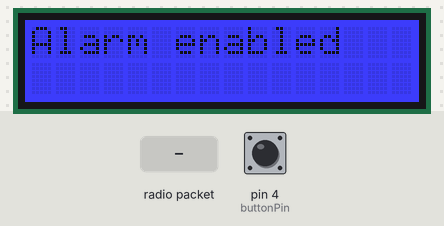
The sketch below on a simulated Arduino Uno, built with avr-gcc and run on an emulated ATmega328P. On the bench: 16×2 character LCD. The test bench sets the inputs (shaded band); at power-on: pin 4 (buttonPin) LOW. No radio packets arrive unless stated; what the sketch prints to the serial monitor is not drawn.

Above: at 1.2 s.
1.3 s: radio packet "1" arrives
At 2.2 s:
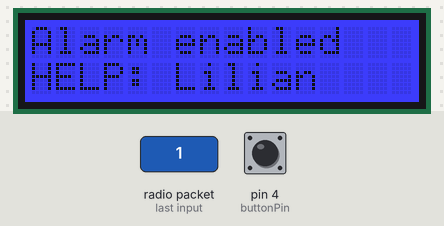
2.8 s: pin 4 (buttonPin) pulled HIGH for 0.15 s
Timing chart, 0 to 5.8 s (numbered marks = the images above; inputs shaded):
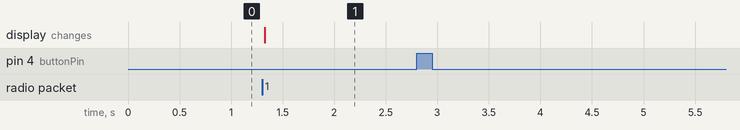

The sketch:

rf95_client.ino
```cpp
// rf95_server.pde
// -*- mode: C++ -*-
// Example sketch showing how to create a simple messageing server
// with the RH_RF95 class. RH_RF95 class does not provide for addressing or
// reliability, so you should only use RH_RF95  if you do not need the higher
// level messaging abilities.
// It is designed to work with the other example rf95_client
// Tested with Anarduino MiniWirelessLoRa


#include <SoftwareSerial.h>
#include <RH_RF95.h>
#include <rgb_lcd.h>

#define MAX_USER 2

#define HELP 0
#define RECIEVE 1
uint8_t actions[2] = {
  0,
  1
};

String users[MAX_USER] = {
  "Lilian",
  "JB"
};

uint8_t usersRecieve[MAX_USER] = {
  0,
  0
};

uint8_t user = 0;
uint8_t helpMessage = 0;

// Singleton instance of the radio driver
SoftwareSerial ss(5, 6);
RH_RF95 rf95(ss);
int buttonState = LOW;
int buttonPin = 4; // Broche du bouton (D4)
int isButtonPressed = 0;
int buttonPress = 0;
int memoryButton = 1;
unsigned long buttonHoldTime = 1000; // Temps en millisecondes pour réinitialiser le compteur
unsigned long buttonPressStartTime; // Heure de début du maintien du bouton
uint8_t lastMessageId = 0;

int led = 13;

rgb_lcd lcd; // initialize LCD library
int H = 2;
int W = 16;

int writeLine(String message, int line)
{
  if (line >= H)
  {
    return 1;
  }
  lcd.setCursor(0, line);
  lcd.print("                ");
  lcd.setCursor(0, line);
  lcd.print(message);
  return 0;
}

int writeNumber(int number, int line){
  if (line >= H)
  {
    return 1;
  }
  lcd.setCursor(0, line);
  lcd.print("                ");
  lcd.setCursor(0, line);
  lcd.print(number);
  return 0;
}

void resetUserList(uint8_t* userList){
  for(int i = 0; i < MAX_USER; i++){
    userList[i] = 0;
  }
}

void buttonPressedRemotely(){

  buttonPressed();
}

void buttonPressed(){
  buttonPress++;
  Serial.println("Button pressed !");
}

void resetButton(){
  buttonPress = 0;
  Serial.println("Reset !");
}

void sendMessage(uint8_t messageId,uint8_t action,uint8_t remoteUser){
      uint8_t data[3] = {
      messageId,
      action,
      remoteUser
    };
    rf95.send(data, sizeof(data));

    rf95.waitPacketSent();
}

void sendPressMessage() {
  Serial.println("Sending press to rf95_server");
    // Send a message to rf95_server
    lastMessageId += 1;
    uint8_t data[3] = {
      lastMessageId,
      HELP,
      user
    };
    rf95.send(data, sizeof(data));

    rf95.waitPacketSent();
}

void listenLoRa(){
  // Should be a message for us now
    uint8_t buf[RH_RF95_MAX_MESSAGE_LEN];
    uint8_t len = sizeof(buf);
    if(rf95.recv(buf, &len))
    {

        uint8_t messageId = buf[0];
        uint8_t action = buf[1];
        uint8_t remoteUser = buf[2];
        if(action == HELP){
          if(messageId == lastMessageId){
            return;
          }
          char message[16];
          Serial.println("RECIEVE HELP");
          writeLine("HELP: " + users[remoteUser], 1);
          helpMessage = 1;
          lastMessageId = messageId;
        }
        uint8_t data[] = "ok";
        rf95.send(data, sizeof(data));
        rf95.waitPacketSent();
    }
}

void setup()
{
    Serial.begin(9600);
    Serial.println("RF95 server test.");
    lcd.begin(16, 2); // Initialise l'écran LCD
    lcd.setRGB(0, 0, 255); // Définit la couleur de rétroéclairage (bleu dans cet exemple)

    pinMode(buttonPin, INPUT);

    if(!rf95.init())
    {
        Serial.println("init failed");
        while(1);
    }
    Serial.println("RF95 server enable.");
    writeLine("Alarm enabled", 0);
    // Defaults after init are 434.0MHz, 13dBm, Bw = 125 kHz, Cr = 4/5, Sf = 128chips/symbol, CRC on

    // The default transmitter power is 13dBm, using PA_BOOST.
    // If you are using RFM95/96/97/98 modules which uses the PA_BOOST transmitter pin, then
    // you can set transmitter powers from 5 to 23 dBm:
    //rf95.setTxPower(13, false);

    rf95.setFrequency(534.0);
}

void loop()
{
  if(rf95.available())
  {
    listenLoRa();
  }

  buttonState = digitalRead(buttonPin);

  if (buttonState == HIGH) {
    isButtonPressed = 1;
  } else {
    if(isButtonPressed == 1){
      buttonPressed();
      sendPressMessage();
      isButtonPressed = 0;
    }
  }
}
```

Measured:
- after the input at 1.3 s, the display: changes at once (image 1)
- after the input at 2.8 s, every drawn part: stays the same
